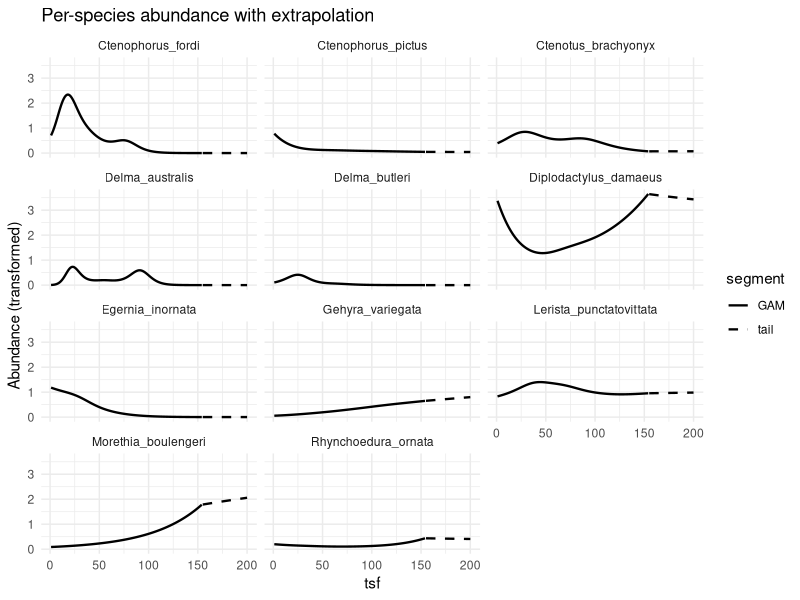

The R source for this figure:
# ==============================================================================
# Generate Figure 3.3 - Semi-Parametric GAM with extrapolated tails
# ==============================================================================

library(tidyverse)
library(mgcv)
library(readxl)
library(ggplot2)

# 1. Setup the Figures directory
if(!dir.exists("Figures")) {
  dir.create("Figures", recursive = TRUE)
}

# 2. Load the empirical reptile data and power distribution data
data <- read_excel("data/data.xlsx")
species_names <- names(data)[3:ncol(data)]
data_power <- read_csv("data/species_power_dist.csv", show_col_types = FALSE)

# 3. Define and fit the GAM models
gam_fun <- function(species){
  gam(data[[species]] ~ s(tsf), family = binomial(link = "cloglog"), method = "REML", data = data)
}

gam_models <- lapply(species_names, gam_fun)
names(gam_models) <- species_names

# 4. Calculate breaking points and dilation factors for the tail
breaking_point_gam <- data.frame(species = species_names, value = NA_real_, stringsAsFactors = FALSE)

for (species in species_names){
  prediction <- -log(1 - predict(gam_models[[species]], newdata = data.frame(tsf = 154), type = "response"))
  breaking_point_gam$value[breaking_point_gam$species == species] <- prediction
}

power_abun_tlast <- data.frame(species = species_names, stringsAsFactors = FALSE)
power_abun_tlast$value <- data_power$alpha * 154^data_power$beta

dilation_factors <- breaking_point_gam$value / power_abun_tlast$value
data_power$modified_alpha <- data_power$alpha * dilation_factors

# 5. Build prediction grids (GAM range and Tail range)
t_gam <- seq(min(data$tsf, na.rm = TRUE), max(data$tsf, na.rm = TRUE))   # 0 to 154
t_tail <- seq(max(data$tsf, na.rm = TRUE) + 1, 200, by = 1)              # 155 to 200

predict_gam_trans <- function(sp, tgrid) {
  preds <- predict(gam_models[[sp]], newdata = data.frame(tsf = tgrid), type = "response")
  preds[preds >= 1] <- 1 - 1e-12
  preds[preds <= 0] <- 1e-12
  -log(1 - preds)
}

# Build GAM dataframe
gam_list <- lapply(species_names, function(sp) {
  data.frame(tsf = t_gam, species = sp, value = predict_gam_trans(sp, t_gam), 
             segment = "GAM", stringsAsFactors = FALSE)
})
gam_df <- bind_rows(gam_list)

# Build Extrapolated Tail dataframe
tail_list <- lapply(species_names, function(sp) {
  alpha <- data_power$modified_alpha[data_power$species == sp]
  beta  <- data_power$beta[data_power$species == sp]
  vals <- alpha * (t_tail ^ beta)
  data.frame(tsf = t_tail, species = sp, value = vals, 
             segment = "tail", stringsAsFactors = FALSE)
})
tail_df <- bind_rows(tail_list)

# Combine and clean data
full_df <- bind_rows(gam_df, tail_df)
full_df$value[full_df$value <= 0] <- 1e-7
full_df$species <- factor(full_df$species, levels = species_names)

# 6. Generate and save Figure 3.3
p_facet <- ggplot(full_df, aes(x = tsf, y = value)) +
  geom_line(aes(linetype = segment), linewidth = 0.8) +
  facet_wrap(~species, scales = "fixed", ncol = 3) +
  labs(title = "Per-species abundance with extrapolation",
       x = "tsf", y = "Abundance (transformed)") +
  theme_minimal() +
  scale_linetype_manual(values = c(GAM = "solid", tail = "dashed"))

ggsave("Figures/Figure_3_3_GAM_Abundance.png", plot = p_facet, width = 10, height = 8, dpi = 300)
cat("Saved: Figures/Figure_3_3_GAM_Abundance.png\n")
